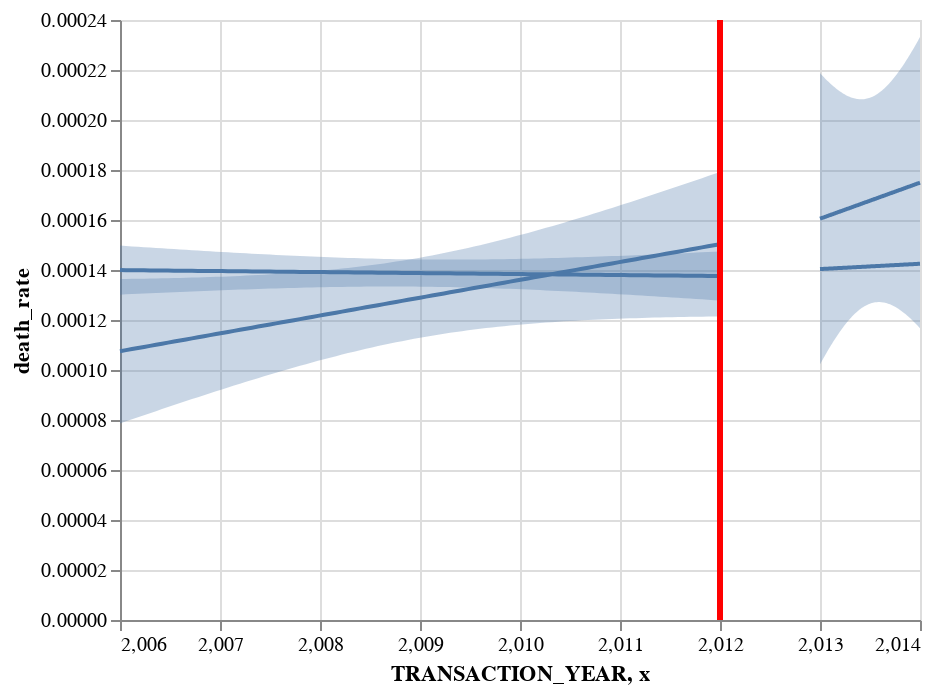

The notebook cell this image was saved under:
### Markdown cell above
> diff-diff for death rate

### Code cell
xvar= "TRANSACTION_YEAR"
yvar="death_rate"
chart = diff_diff(WA, yvar, xvar, 2012)
chart
